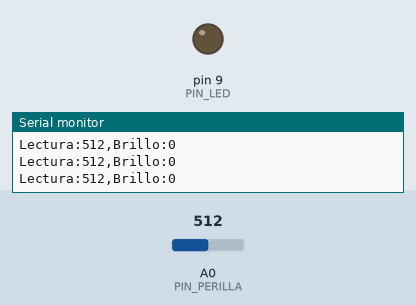
Simulated run of this sketch. Board: Arduino Uno, built with avr-gcc and run on an emulated ATmega328P. On the bench: output pins drawn as LEDs (lit = HIGH), the last lines printed to the serial monitor. The test bench sets the inputs (shaded band); at power-on: A0 (PIN_PERILLA) = 512.

Above: at 1.2 s.
1.3 s: A0 (PIN_PERILLA) set to 716
At 2.5 s:
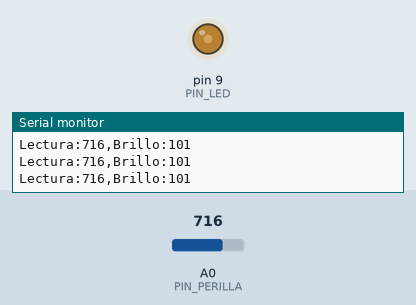
2.8 s: A0 (PIN_PERILLA) set to 900
At 3.4 s:
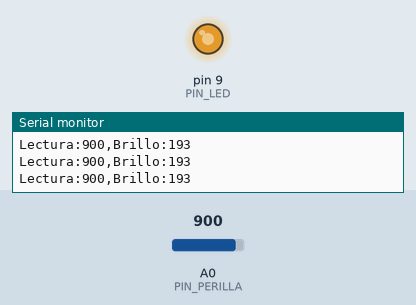
Timing chart, 0 to 5.8 s (numbered marks = the images above; inputs shaded):
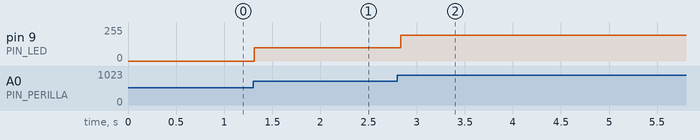

The sketch:

P10_solo_pasada_la_mitad.ino
```cpp
/*
  P10 · Reto: el LED solo enciende pasada la mitad (solución del instructor)   Sesión 5
  ------------------------------------------------------------------
  Qué hace: en la primera mitad del giro el LED está apagado. Al pasar la mitad empieza
  a encender y llega al máximo en el tope.

  Conexiones: las mismas de P10
    Potenciómetro   extremo -> 5 V ; centro -> A0 ; otro extremo -> GND
    LED             pin 9 -> resistencia 220 ohm -> LED (pata larga +) ; pata corta -> GND

  Ideas clave:
    - map() puede usar solo una parte de la escala de entrada: aquí de 512 a 1023.
    - map() no recorta: con una lectura menor que 512 daría un número NEGATIVO. Por eso
      primero se pregunta con if si la lectura llegó a la mitad.
    - No es lo mismo que "encender o apagar según un umbral" (todo o nada): aquí el
      brillo sube poco a poco. El umbral se ve en la Sesión 6.
*/

const int PIN_PERILLA = A0;
const int PIN_LED = 9;
const int MITAD = 512;

void setup() {
  pinMode(PIN_LED, OUTPUT);
  Serial.begin(9600);
}

void loop() {
  int lectura = analogRead(PIN_PERILLA);           // 0 a 1023
  int brillo;                                      // se llena según el caso

  if (lectura < MITAD) {
    brillo = 0;                                    // antes de la mitad: apagado
  } else {
    brillo = map(lectura, MITAD, 1023, 0, 255);    // de la mitad al tope: de 0 a 255
  }
  analogWrite(PIN_LED, brillo);

  Serial.print("Lectura:");
  Serial.print(lectura);
  Serial.print(",Brillo:");
  Serial.println(brillo);
  delay(50);
}
```

Measured:
- after the input at 1.3 s, pin 9 (PIN_LED): 0/255 → 101/255 at once
- after the input at 2.8 s, pin 9 (PIN_LED): 101/255 → 193/255 at once
